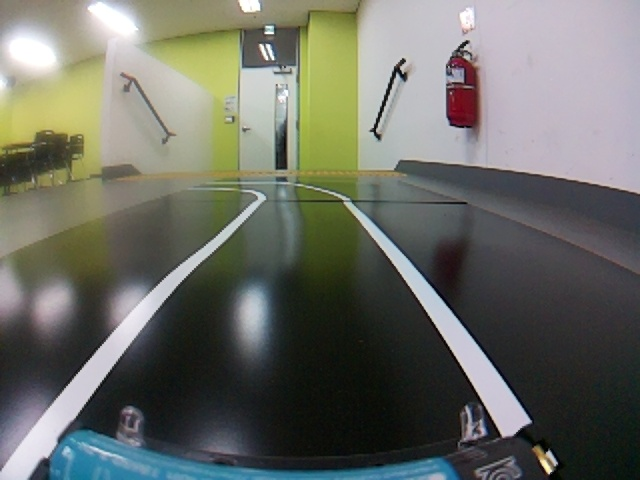
#> input picture media_file/pict/frame(1).jpg, 640 x 480 px; its folder holds only this picture in this run
$ python test.py
#> lines starting #> are read from the running program, lines starting #| are printed output that depends on the picture; after the words box and inside, x2 and y2 are one past the last pixel; in counts of white or black regions, pixels touching at a corner belong together
import cv2
import numpy as np
import time

# 고정 파라미터 설정
THRESHOLD_VAL = 160
CANNY_LOW = 20
CANNY_HIGH = 150
BLUR_KERNEL_INDEX = 5   # 실제 kernel size = 2*index + 1 = 11
BLUR_SIGMA = 2

# HSV 범위 설정 (예: 흰색 검출 범위)
HSV_LOWER = np.array([0, 0, 200])
HSV_UPPER = np.array([180, 50, 255])

# 구조화 커널 정의
kernel = cv2.getStructuringElement(cv2.MORPH_RECT, (9, 9))

# 이미지 순차 처리
for i in range(1, 55):  # frame(1) ~ frame(54)
    image_path = f"pict/frame({i}).jpg"
    frame = cv2.imread(image_path)
#> frame is the input picture: shape (480, 640, 3); mean B, G, R 101.5, 109.7, 107.6

    if frame is None:
        print(f"Failed to load image: {image_path}")
        continue

    frame = cv2.resize(frame, (640, 480))  # 사진 크기 조정
    hsv = cv2.cvtColor(frame, cv2.COLOR_BGR2HSV)  # HSV로 변환
#> hsv: shape (480, 640, 3); mean H, S, V 78, 49.2, 115

    # HSV 마스크 적용
    hsv_mask = cv2.inRange(hsv, HSV_LOWER, HSV_UPPER)
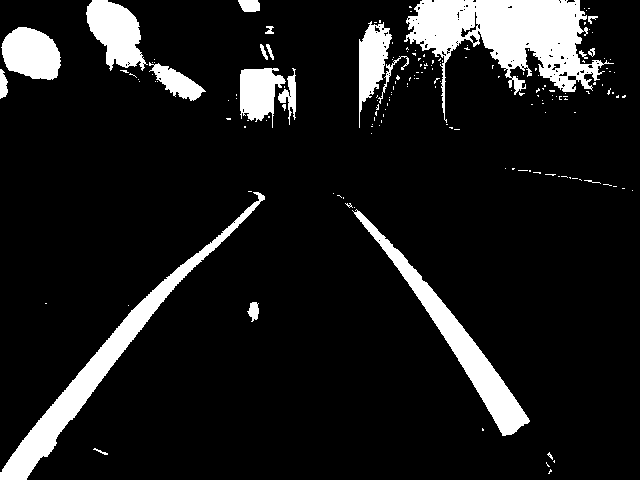
#> hsv_mask: shape (480, 640); 11% white; 174 white regions (153 under 20 px), largest, box (x1, y1, x2, y2) and area: (404, 0, 614, 123) 10585, (0, 192, 265, 480) 6612, (352, 209, 530, 436) 5184
    hsv_result = cv2.bitwise_and(frame, frame, mask=hsv_mask)
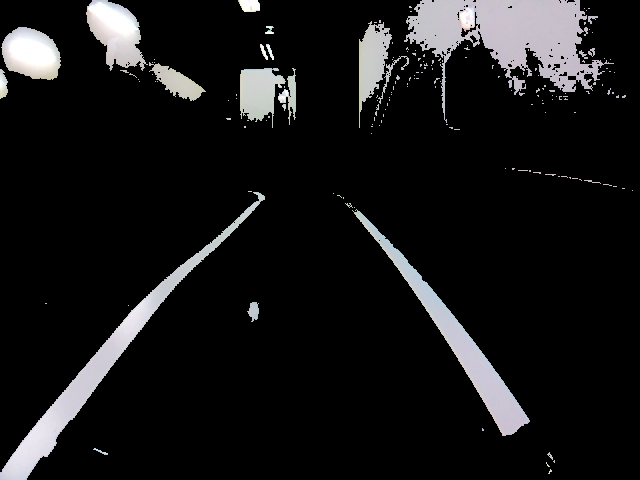
#> hsv_result: shape (480, 640, 3); mean B, G, R 23.3, 22.7, 22.9

    # 그레이스케일 변환 후 상단 1/2 제거
    gray = cv2.cvtColor(hsv_result, cv2.COLOR_BGR2GRAY)
    h = gray.shape[0]
#> h = 480
    gray_masked = np.zeros_like(gray)
    gray_masked[h // 2:, :] = gray[h // 2:, :]
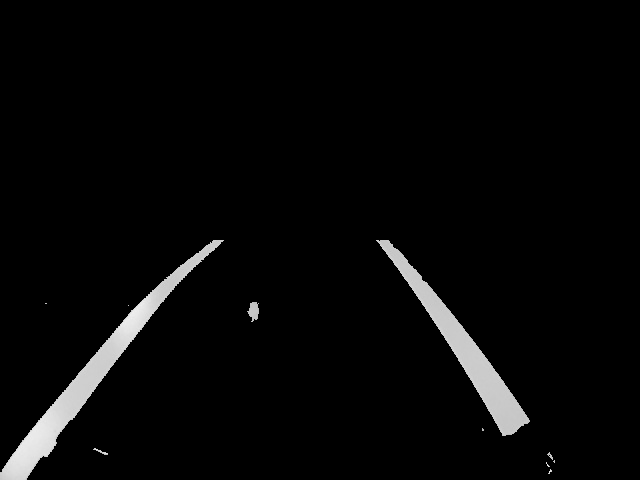
#> gray_masked: shape (480, 640); min 0, max 241, mean 7.7

    # 형태학적 필터링
    closing = cv2.morphologyEx(gray_masked, cv2.MORPH_CLOSE, kernel)
    opening = cv2.morphologyEx(closing, cv2.MORPH_OPEN, kernel)

    # 블러 + 이진화 + Canny 엣지
    ksize = max(1, 2 * BLUR_KERNEL_INDEX + 1)
    blur = cv2.GaussianBlur(opening, (ksize, ksize), BLUR_SIGMA)
    _, binary = cv2.threshold(blur, THRESHOLD_VAL, 255, cv2.THRESH_BINARY)
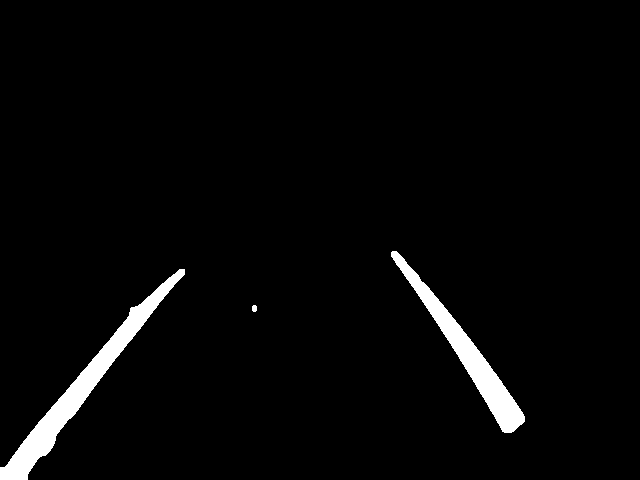
#> binary: shape (480, 640); 3% white; 3 white regions
    contours, _ = cv2.findContours(binary, cv2.RETR_EXTERNAL, cv2.CHAIN_APPROX_SIMPLE)
#> contours = 3 contours; box (x1, y1, x2, y2) and area: (0, 269, 185, 480) 4872, (391, 251, 525, 433) 3762, (252, 305, 257, 312) 22
    filled = np.zeros_like(binary)
    cv2.drawContours(filled, contours, -1, 255, thickness=cv2.FILLED)
    edges = cv2.Canny(filled, CANNY_LOW, CANNY_HIGH)
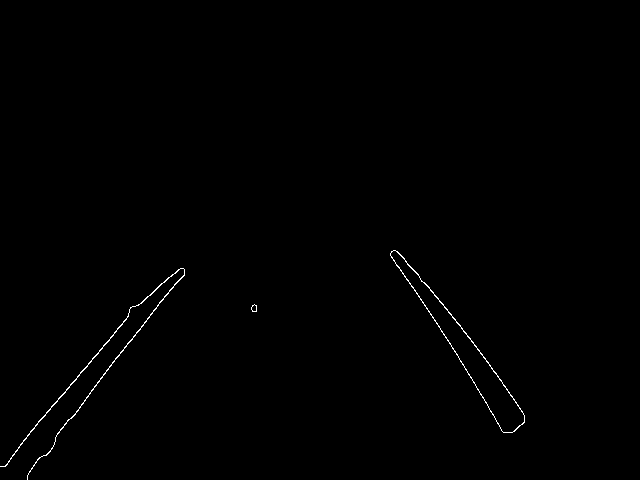
#> edges: shape (480, 640); 0.39% white in thin lines or dots, all inside (x1, y1, x2, y2) = (0, 250, 525, 480)

    # y=380 라인에서 흰 픽셀 x 좌표 추출
    y_target = 380
    white_indices = np.where(edges[y_target] == 255)[0]
#> white_indices = [74, 75, 99, 472, 500, 501]

    # edges 이미지를 컬러로 변환
    edges_colored = cv2.cvtColor(edges, cv2.COLOR_GRAY2BGR)

    # 기준점
    fixed_white_x = 320

    if len(white_indices) >= 2:
        x_left = white_indices[0]
#> x_left = 74
        x_right = white_indices[-1]
#> x_right = 501
        mid_x = (x_left + x_right) // 2
#> mid_x = 287

        # 중점 표시 (빨간 점)
        cv2.circle(edges_colored, (mid_x, y_target), 5, (0, 0, 255), -1)
#> edges_colored: shape (480, 640, 3); mean B, G, R 1, 1, 1.1

        # 방향 판단 및 텍스트 출력
        if fixed_white_x - mid_x > 0:
            direction = "left"
        else:
            direction = "right"
        cv2.putText(edges_colored, direction, (30, 60), cv2.FONT_HERSHEY_SIMPLEX,
                    1.5, (0, 255, 0), 3, cv2.LINE_AA)
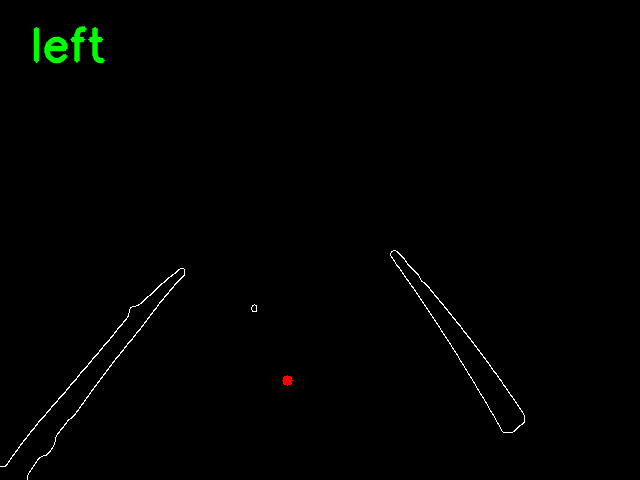
#> edges_colored: shape (480, 640, 3); mean B, G, R 1, 1.9, 1.1

    # 항상 x=320 위치에 흰 점 표시
    cv2.circle(edges_colored, (fixed_white_x, y_target), 5, (255, 255, 255), -1)
#> edges_colored: shape (480, 640, 3); 0.03% of pixels changed, all inside (x1, y1, x2, y2) = (315, 375, 326, 386)

    # 시각화
    cv2.imshow("Original", frame)
    cv2.imshow("Masked Gray (Lower 2/3 only)", gray_masked)
    cv2.imshow("Canny Edge", edges_colored)

    if cv2.waitKey(1000) & 0xFF == 27:
#> (key Esc is pressed here)
        break

cv2.destroyAllWindows()
